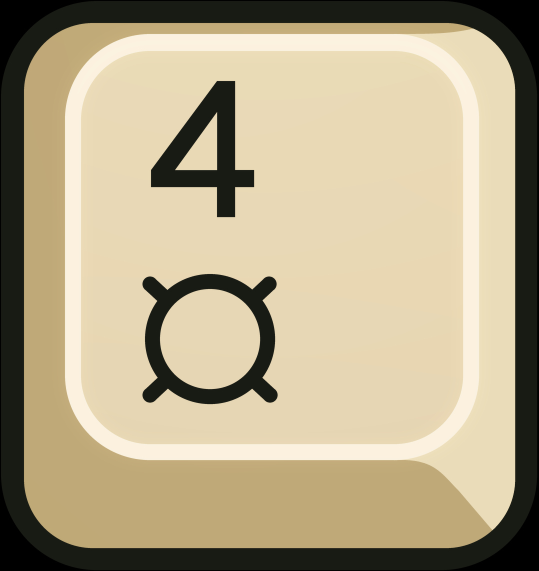
#> input picture start_logo_hdr.jpg, 1078 x 1142 px (shown at 1/2 size)
$ python make_hdr_logo.py start_logo_hdr.jpg
#> lines starting #> are read from the running program, lines starting #| are printed output that depends on the picture; after the words box and inside, x2 and y2 are one past the last pixel; in counts of white or black regions, pixels touching at a corner belong together
import argparse
from pathlib import Path

import imagecodecs
import numpy as np
from PIL import Image, ImageFilter


def to_linear(rgb):
    return np.where(rgb <= 0.04045, rgb / 12.92, ((rgb + 0.055) / 1.055) ** 2.4)


def to_srgb(rgb):
    return np.where(rgb <= 0.0031308, 12.92 * rgb, 1.055 * rgb ** (1 / 2.4) - 0.055)


def blur(mask, radius):
    image = Image.fromarray(np.round(mask * 255).astype(np.uint8))
    return np.asarray(image.filter(ImageFilter.GaussianBlur(radius)), dtype=np.float32) / 255


def main():
    parser = argparse.ArgumentParser()
    parser.add_argument("source", type=Path)
    parser.add_argument("--output", type=Path, default=Path.cwd())
    parser.add_argument("--tube-mask", type=Path)
    args = parser.parse_args()
    args.output.mkdir(parents=True, exist_ok=True)

    source = Image.open(args.source).convert("RGBA")
    backdrop = Image.new("RGBA", source.size, (0, 0, 0, 255))
    rgb8 = np.asarray(Image.alpha_composite(backdrop, source).convert("RGB"))
#> rgb8 is the input picture: shape (1142, 1078, 3); mean R, G, B 180, 167.2, 136.9
    rgb = rgb8.astype(np.float32) / 255
    linear = to_linear(rgb)
#> in to_linear, `return np.where(rgb <= 0.04045, rgb / 12.92, ((rgb + 0.055) / 1.055) *..`:
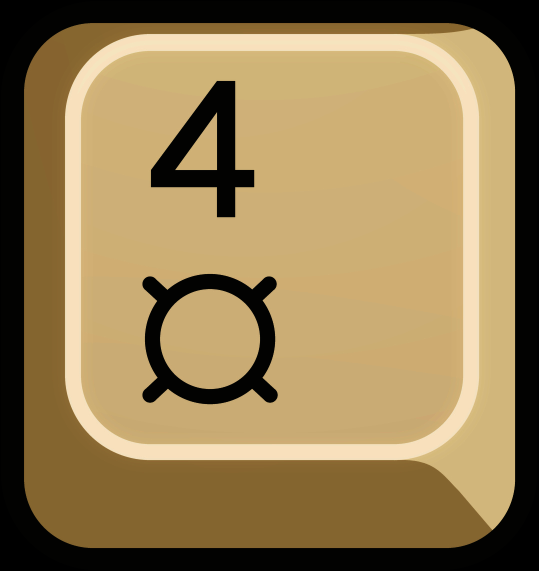
#> returned value: shape (1142, 1078, 3) float32 (shown at 1/2 size); mean of channels 0, 1, 2 0.59, 0.497, 0.332; drawn as R, G, B
    height, width = rgb.shape[:2]
#> height = 1142; width = 1078
    y, x = np.mgrid[:height, :width]
    nx, ny = x / width, y / height

    # The existing ivory pixels isolate the tube without redrawing the artwork.
    ivory = np.clip((rgb8[..., 2].astype(np.float32) - 195) / 23, 0, 1)
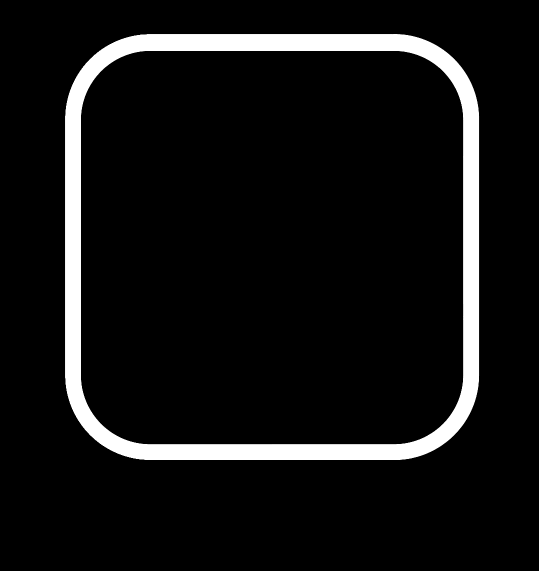
#> ivory: shape (1142, 1078) float32 (shown at 1/2 size); min 0, max 1, mean 0.0779
    ivory *= np.clip((rgb8[..., 1].astype(np.float32) - 224) / 12, 0, 1)
#> ivory: shape (1142, 1078) float32; 0.18% of pixels changed, all inside (x1, y1, x2, y2) = (130, 68, 959, 920)
    ring = ivory * ((nx > 0.10) & (nx < 0.91) & (ny > 0.045) & (ny < 0.81))
    if args.tube_mask:
        tube_mask = Image.open(args.tube_mask).convert("L")
        assert tube_mask.size == source.size, "Tube mask dimensions must match the logo"
        ring = np.asarray(tube_mask, dtype=np.float32) / 255
    glow = blur(ring, 8 * width / 539)
#> in blur, `return np.asarray(image.filter(ImageFilter.GaussianBlur(radius)), dtyp..`:
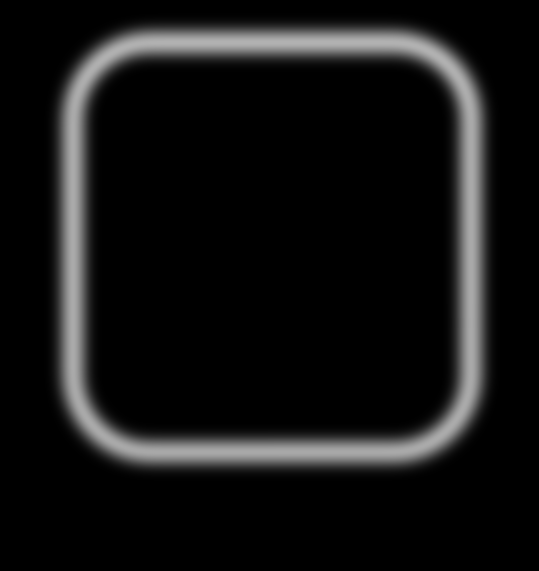
#> returned value: shape (1142, 1078) float32 (shown at 1/2 size); min 0, max 0.698, mean 0.0778
    gold_face = np.clip((rgb.mean(axis=2) - 0.2) / 0.4, 0, 1)
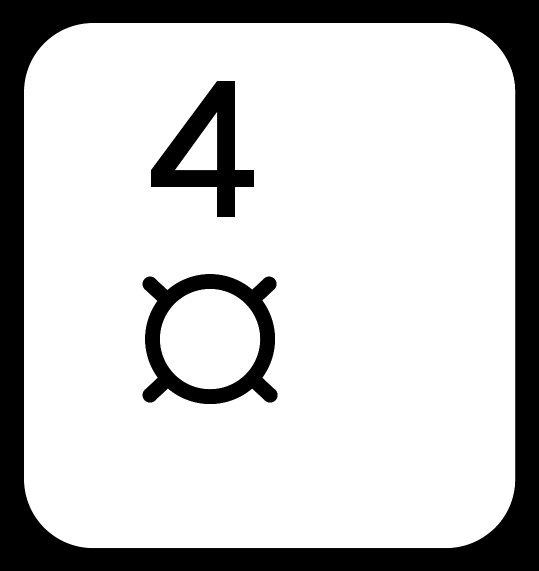
#> gold_face: shape (1142, 1078) float32 (shown at 1/2 size); min 0, max 1, mean 0.785
    warmth = np.array([1.0, 0.77, 0.43], dtype=np.float32)
    base_linear = np.clip(linear + 0.055 * glow[..., None] * gold_face[..., None] * warmth, 0, 1)
    base8 = np.round(np.clip(to_srgb(base_linear), 0, 1) * 255).astype(np.uint8)
    base_linear = to_linear(base8.astype(np.float32) / 255)

    crease_distance = np.abs(ny - (1.16 * nx - 0.126))
    crease = np.exp(-(crease_distance / 0.004) ** 2)
    crease *= (nx > 0.80) & (nx < 0.925) & (ny > 0.79) & (ny < 0.935)
    crease *= gold_face
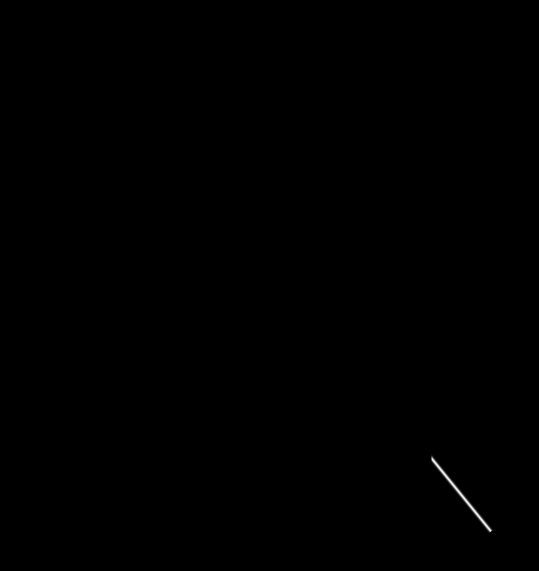
#> crease: shape (1142, 1078) float64 (shown at 1/2 size); min 0, max 1, mean 0.000783
    gain = 1 + 3.3 * ring + 0.30 * glow * gold_face + 0.55 * crease
    hdr = np.ones((height, width, 4), dtype=np.float16)
    hdr[..., :3] = (base_linear * gain[..., None]).astype(np.float16)
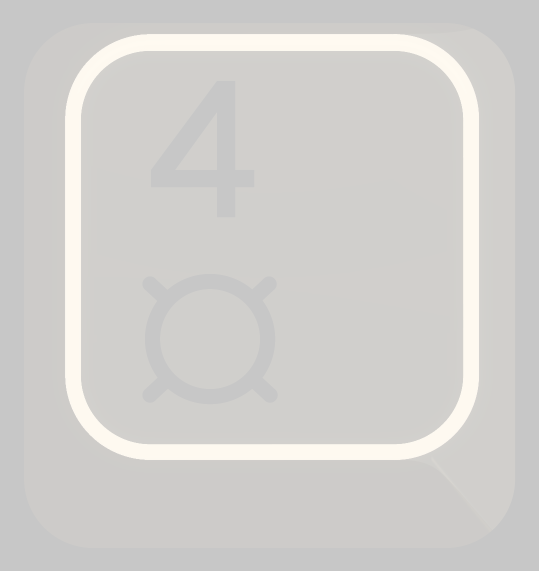
#> hdr: shape (1142, 1078, 4) float16 (shown at 1/2 size); mean R, G, B, A 0.87, 0.75, 0.541, 1; transparent parts drawn white
    sdr = np.full((height, width, 4), 255, dtype=np.uint8)
    sdr[..., :3] = base8

    encoded = imagecodecs.ultrahdr_encode(
        hdr, level=98, sdr=sdr, gamut=imagecodecs.ULTRAHDR.CG.BT_709,
        transfer=imagecodecs.ULTRAHDR.CT.LINEAR, scale=1, gainmap_level=100,
        boostmin=1.0, boostmax=5.0, nits=1015,
    )
    output = args.output / "start_logo_hdr.jpg"
    output.write_bytes(encoded)
    Image.fromarray(base8).save(args.output / "start_logo_sdr_preview.png")

    # Decode the saved file through the native HDR codec, not just the base JPEG.
    saved = output.read_bytes()
    assert imagecodecs.ultrahdr_check(saved), "Missing valid Ultra HDR gain map"
    decoded_hdr = imagecodecs.ultrahdr_decode(saved, dtype=np.float16, boost=5)
    decoded_sdr = imagecodecs.ultrahdr_decode(saved, dtype=np.float16, boost=1)
    assert decoded_hdr.shape == hdr.shape
    assert np.isfinite(decoded_hdr).all()
    weights = np.array([0.2627, 0.6780, 0.0593])
    luminance_hdr = decoded_hdr[..., :3].astype(np.float32) @ weights
    luminance_sdr = decoded_sdr[..., :3].astype(np.float32) @ weights
    ratio = luminance_hdr / np.maximum(luminance_sdr, 1e-5)
    tube_boost = float(np.median(ratio[ring > 0.95]))
    face = (nx > 0.56) & (nx < 0.74) & (ny > 0.25) & (ny < 0.65)
    face_boost = float(np.median(ratio[face]))
    assert tube_boost > 3, f"Tube did not light up: {tube_boost}"
    assert abs(face_boost - 1) < 0.05, f"Gold face brightness changed: {face_boost}"
    with Image.open(output) as fallback:
        fallback.load()
        assert fallback.size == source.size
    print(f"Created {output} ({len(saved):,} bytes, {width} x {height})")
    print(f"Decoded tube boost: {tube_boost:.2f}x; gold face: {face_boost:.2f}x SDR")
    print("SDR fallback: start_logo_sdr_preview.png")
    print("JPEG is opaque; transparent source pixels were composited onto black.")


if __name__ == "__main__":
    main()
#> (the call stopped at in main, `encoded = imagecodecs.ultrahdr_encode( hdr, level=98, sdr=sdr, gamut=i..`: imagecodecs is not available in this run)
